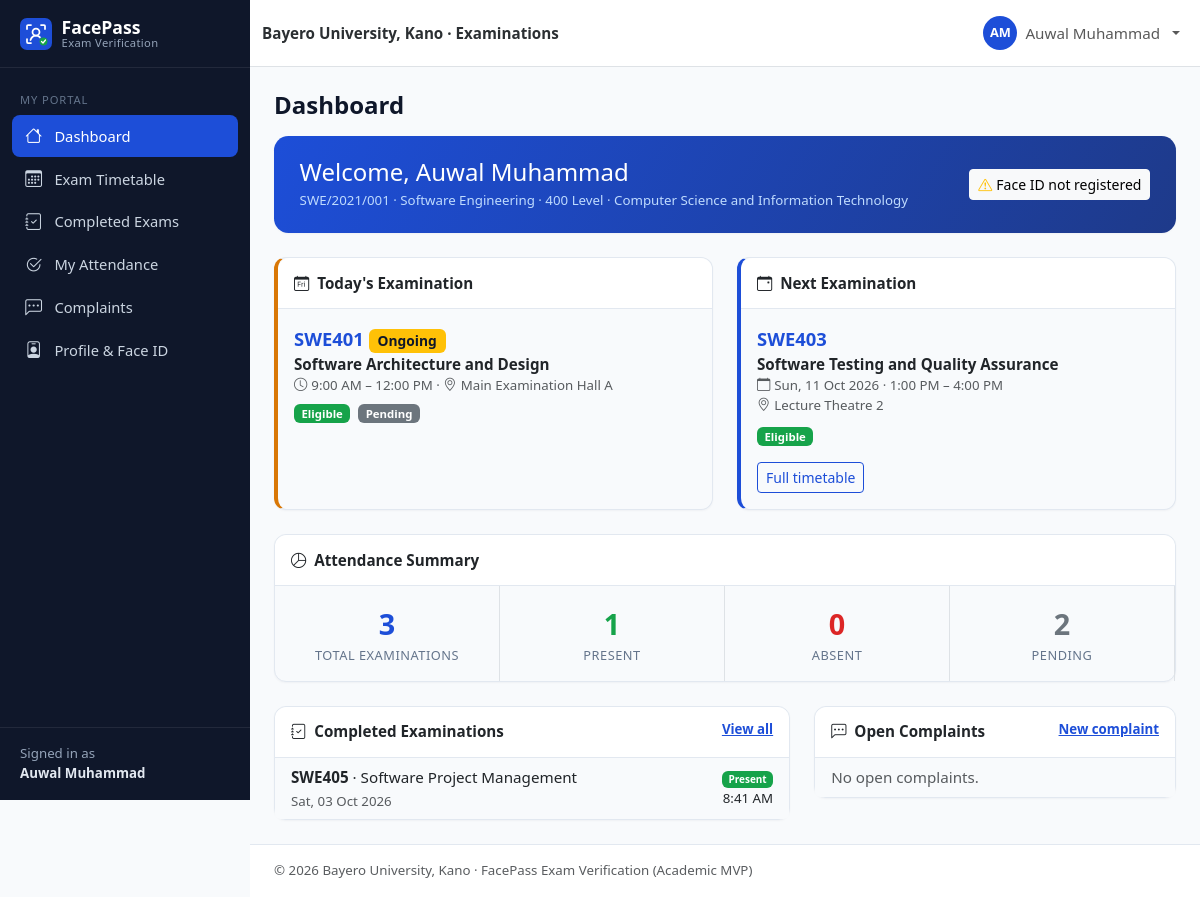
The app's page /student/dashboard.php (signed in), older data.
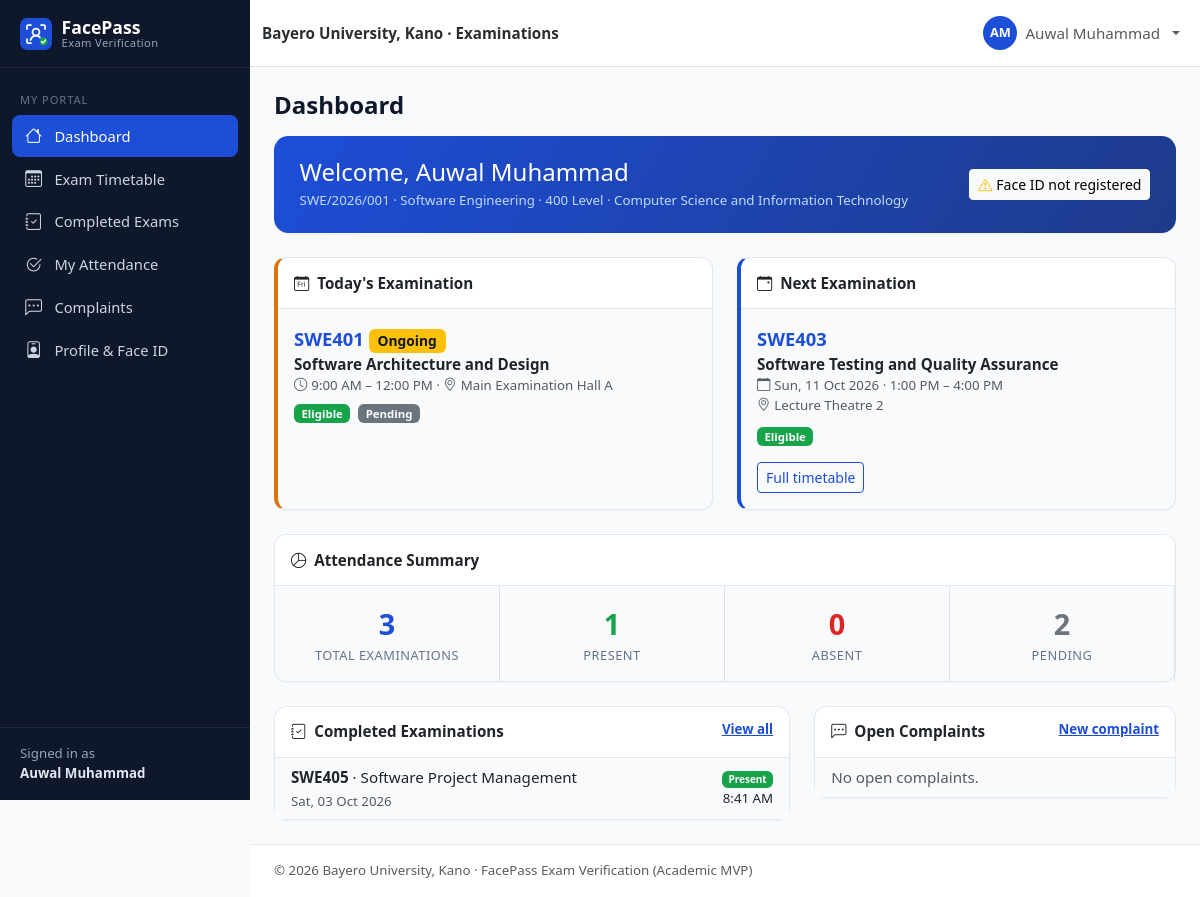
The same page, newer data.
### tables this page shows
CREATE TABLE users (
    id               INT UNSIGNED NOT NULL AUTO_INCREMENT,
    student_id       VARCHAR(30)  NULL,                 
    first_name       VARCHAR(60)  NOT NULL,
    last_name        VARCHAR(60)  NOT NULL,
    email            VARCHAR(120) NOT NULL,
    phone            VARCHAR(20)  NULL,
    password         VARCHAR(255) NOT NULL,             
    role             ENUM('admin','student') NOT NULL DEFAULT 'student',
    department       VARCHAR(100) NULL,
    level            VARCHAR(10)  NULL,                 
    faculty          VARCHAR(100) NULL,
    face_registered  TINYINT(1)   NOT NULL DEFAULT 0,
    account_status   ENUM('active','inactive','suspended') NOT NULL DEFAULT 'active',
    created_at       TIMESTAMP    NOT NULL DEFAULT CURRENT_TIMESTAMP,
    updated_at       TIMESTAMP    NOT NULL DEFAULT CURRENT_TIMESTAMP ON UPDATE CURRENT_TIMESTAMP,
    PRIMARY KEY (id),
    UNIQUE KEY uq_users_student_id (student_id),
    UNIQUE KEY uq_users_email (email),
    KEY idx_users_role (role),
    KEY idx_users_dept_level (department, level),
    KEY idx_users_status (account_status)
);

### includes/functions.php (called while the page is built, shortened)
<?php
function e($value): string
{
    return htmlspecialchars((string) ($value ?? ''), ENT_QUOTES | ENT_SUBSTITUTE, 'UTF-8');
}
function base_url(): string
{
    static $base = null;
    if ($base !== null) {
        return $base;
    }
    $docRoot = realpath($_SERVER['DOCUMENT_ROOT'] ?? '') ?: '';
    $root = realpath(ROOT_PATH) ?: ROOT_PATH;
    $docRoot = str_replace('\\', '/', $docRoot);
    $root = str_replace('\\', '/', $root);
    $relative = '';
    if ($docRoot !== '' && stripos($root, $docRoot) === 0) {
        $relative = trim(substr($root, strlen($docRoot)), '/');
    }
    $base = $relative === '' ? '' : '/' . $relative;
    return $base;
}
function url(string $path = ''): string
{
    return base_url() . '/' . ltrim($path, '/');
}
function full_name(array $row): string
{
    return trim(($row['first_name'] ?? '') . ' ' . ($row['last_name'] ?? ''));
}

### config/database.php (called while the page is built, shortened)
<?php
function db(): PDO
{
    static $pdo = null;
    if ($pdo === null) {
        $dsn = sprintf(
            'mysql:host=%s;port=%s;dbname=%s;charset=utf8mb4',
            DB_HOST,
            DB_PORT,
            DB_NAME
        );
        $pdo = new PDO($dsn, DB_USER, DB_PASS, [
            PDO::ATTR_ERRMODE            => PDO::ERRMODE_EXCEPTION,
            PDO::ATTR_DEFAULT_FETCH_MODE => PDO::FETCH_ASSOC,
            PDO::ATTR_EMULATE_PREPARES   => false,
        ]);
        $offset = (new DateTime('now', new DateTimeZone(APP_TIMEZONE)))->format('P');
        $stmt = $pdo->prepare('SET time_zone = ?');
        $stmt->execute([$offset]);
    }
    return $pdo;
}

### includes/auth.php (called while the page is built, shortened)
<?php
function current_user(): ?array
{
    static $user = false;
    if ($user !== false) {
        return $user;
    }
    $user = null;
    if (!empty($_SESSION['user_id'])) {
        $stmt = db()->prepare('SELECT * FROM users WHERE id = ?');
        $stmt->execute([(int) $_SESSION['user_id']]);
        $row = $stmt->fetch();
        if ($row && $row['account_status'] === 'active' && $row['role'] === ($_SESSION['role'] ?? '')) {
            $user = $row;
        } else {
            logout_user();
        }
    }
    return $user;
}
function requireLogin(): array
{
    $user = current_user();
    return $user;
}
function requireStudent(): array
{
    $user = requireLogin();
    return $user;
}

### student/dashboard.php (the view, shortened to what the changed rows need)
<?php
$student = requireStudent();
$pageTitle = 'Dashboard';
require __DIR__ . '/../includes/header.php';
?>
<div class="card welcome-banner mb-4">
    <div class="d-flex flex-wrap justify-content-between align-items-center gap-3">
        <div>
            <h2 class="h4 mb-1">Welcome, <?= e(full_name($student)) ?></h2>
            <div class="text-muted-light small"><?= e($student['student_id']) ?> · <?= e($student['department']) ?> · <?= e($student['level']) ?> Level · <?= e($student['faculty']) ?></div>
        </div>
    </div>
</div>
<?php require __DIR__ . '/../includes/footer.php'; ?>

### includes/header.php (shortened to what the changed rows need)
<?php
$pageTitle = $pageTitle ?? APP_NAME;
$layout = $layout ?? 'app';
$bodyClass = $bodyClass ?? '';
$user = current_user();
$role = $user['role'] ?? null;
?>
<!doctype html>
<html lang="en">
<head>
    <link rel="stylesheet" href="<?= e(url('assets/vendor/bootstrap/bootstrap.min.css')) ?>">
    <link rel="stylesheet" href="<?= e(url('assets/vendor/bootstrap-icons/bootstrap-icons.min.css')) ?>">
    <link rel="stylesheet" href="<?= e(url('assets/css/style.css')) ?>">
    <?php if ($role === 'admin'): ?>
        <link rel="stylesheet" href="<?= e(url('assets/css/admin.css')) ?>">
    <?php elseif ($role === 'student'): ?>
        <link rel="stylesheet" href="<?= e(url('assets/css/student.css')) ?>">
    <?php endif; ?>
</head>
<body class="<?= e(trim("layout-$layout $bodyClass")) ?>">
<?php if ($layout === 'app' && $user): ?>
<div class="app-shell">
    <?php require __DIR__ . '/sidebar.php'; ?>
    <div class="app-main">
        <nav class="navbar navbar-expand bg-white border-bottom app-topbar sticky-top">
            <div class="container-fluid">
                <span class="navbar-text fw-semibold text-secondary-emphasis d-none d-sm-inline">
                    <?= e(INSTITUTION_NAME) ?> · Examinations
                </span>
                <ul class="navbar-nav ms-auto align-items-center">
                    <li class="nav-item dropdown">
                        <a class="nav-link dropdown-toggle d-flex align-items-center gap-2" href="#" role="button"
                           data-bs-toggle="dropdown" aria-expanded="false">
                            <span class="avatar-circle"><?= e(strtoupper(substr($user['first_name'], 0, 1) . substr($user['last_name'], 0, 1))) ?></span>
                            <span class="d-none d-md-inline"><?= e(full_name($user)) ?></span>
                        </a>
                    </li>
                </ul>
            </div>
        </nav>
        <main class="app-content container-fluid">
            <div class="d-flex flex-wrap justify-content-between align-items-center mb-3 gap-2">
                <div>
                    <h1 class="h4 mb-0 page-title"><?= e($pageTitle) ?></h1>
                </div>
            </div>
<?php else: ?>
<main class="plain-content">
<?php endif; ?>

### includes/sidebar.php (shortened to what the changed rows need)
<?php
$current = str_replace('\\', '/', $_SERVER['SCRIPT_NAME'] ?? '');
if (($user['role'] ?? '') === 'admin') {
    $menu = [
        'Overview' => [
            ['admin/dashboard.php', 'bi-speedometer2', 'Dashboard'],
        ],
        'Examination Day' => [
            ['verification/index.php', 'bi-person-bounding-box', 'Verification Kiosk'],
            ['verification/result.php', 'bi-clipboard-check', 'Live Verification Log'],
        ],
        'Management' => [
            ['admin/students.php', 'bi-people', 'Students'],
            ['admin/examinations.php', 'bi-calendar-event', 'Examinations'],
            ['admin/payments.php', 'bi-cash-coin', 'Payments & Eligibility'],
            ['admin/attendance.php', 'bi-check2-square', 'Attendance'],
            ['admin/complaints.php', 'bi-chat-left-text', 'Complaints'],
        ],
        'System' => [
            ['admin/users.php', 'bi-shield-lock', 'Administrators'],
            ['admin/audit-logs.php', 'bi-journal-text', 'Audit Logs'],
            ['admin/settings.php', 'bi-gear', 'Settings'],
        ],
    ];
    $aliases = [
        'admin/student-view.php' => 'admin/students.php',
        'admin/enroll-face.php' => 'admin/students.php',
        'auth/register.php' => 'admin/students.php',
        'admin/examination-create.php' => 'admin/examinations.php',
    ];
} else {
    $menu = [
        'My Portal' => [
            ['student/dashboard.php', 'bi-house', 'Dashboard'],
            ['student/timetable.php', 'bi-calendar3', 'Exam Timetable'],
            ['student/examinations.php', 'bi-journal-check', 'Completed Exams'],
            ['student/attendance.php', 'bi-check2-circle', 'My Attendance'],
            ['student/complaints.php', 'bi-chat-left-dots', 'Complaints'],
            ['student/profile.php', 'bi-person-badge', 'Profile & Face ID'],
        ],
    ];
    $aliases = [];
}
$isActive = function (string $path) use ($current, $aliases): bool {
    foreach ($aliases as $child => $parent) {
        if ($parent === $path && str_ends_with($current, '/' . $child)) {
            return true;
        }
    }
    return str_ends_with($current, '/' . $path);
};
?>
<aside class="offcanvas-lg offcanvas-start app-sidebar" tabindex="-1" id="appSidebar" aria-labelledby="appSidebarLabel">
    <div class="offcanvas-body flex-column p-0">
        <div class="sidebar-desktop-brand d-none d-lg-block">
            <a class="sidebar-brand" href="<?= e(url('index.php')) ?>">
                <img src="<?= e(url('assets/images/logo.svg')) ?>" alt="" width="32" height="32">
                <span>FacePass<small>Exam Verification</small></span>
            </a>
        </div>
        <nav class="sidebar-nav">
            <?php foreach ($menu as $section => $items): ?>
                <div class="sidebar-section"><?= e($section) ?></div>
                <?php foreach ($items as [$path, $icon, $label]): ?>
                    <a class="sidebar-link<?= $isActive($path) ? ' active' : '' ?>" href="<?= e(url($path)) ?>">
                        <i class="bi <?= e($icon) ?>"></i><span><?= e($label) ?></span>
                    </a>
                <?php endforeach; ?>
            <?php endforeach; ?>
        </nav>
        <div class="sidebar-footer small">
            Signed in as<br><strong><?= e(full_name($user)) ?></strong>
        </div>
    </div>
</aside>

Row changes from the older to the newer data that the page shows:
changed users "Auwal Muhammad": student "SWE/2021/001" → "SWE/2026/001"
